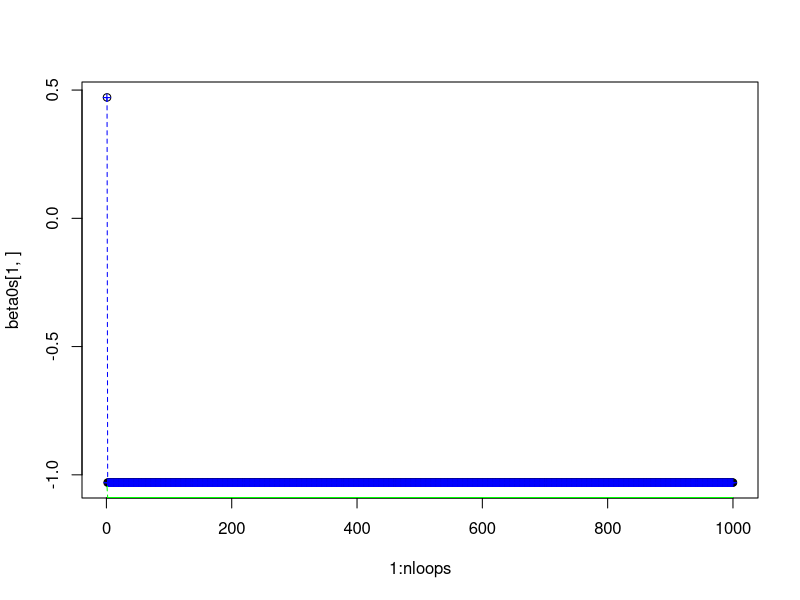

Recreate this plot in R.
### ISLR Chapter 7, Question 11

n = 100
nloops = 1000
x1 = rnorm(n)
x2 = rnorm(n)
y = x1 + 2*x2 + 3*x1^2 - 0.5*2^3

NaNs = rep(0, 2*nloops)

betas = array(NaNs, c(2, nloops))
betas[1, 1] = 22
beta0s = array(NaNs, c(2, nloops))

for(i in 1:nloops){
  a = y - betas[1,i] * x1
  betas[2,i] = lm(a~x2)$coef[2]
  beta0s[1,i] = lm(a~x2)$coef[1]
  
  a = y - betas[2,i] * x2
  betas[1,i] = lm(a~x1)$coef[2]
  beta0s[2,i] = lm(a~x1)$coef[1]
}

plot(1:nloops, beta0s[1,], col="black", lty=2)

points(1:nloops, betas[2,], col="red", pch="*")
lines(1:nloops, betas[2,], col="red",lty=2)

points(1:nloops, beta0s[1,], col="blue", pch="+")
lines(1:nloops, beta0s[1,], col="blue",lty=2)

points(1:nloops, beta0s[2,], col="green", pch=".")
lines(1:nloops, beta0s[2,], col="green",lty=2)

### plot not working for some reason. All other Ch7 problems seem redundant from my understanding of the chapter. 
